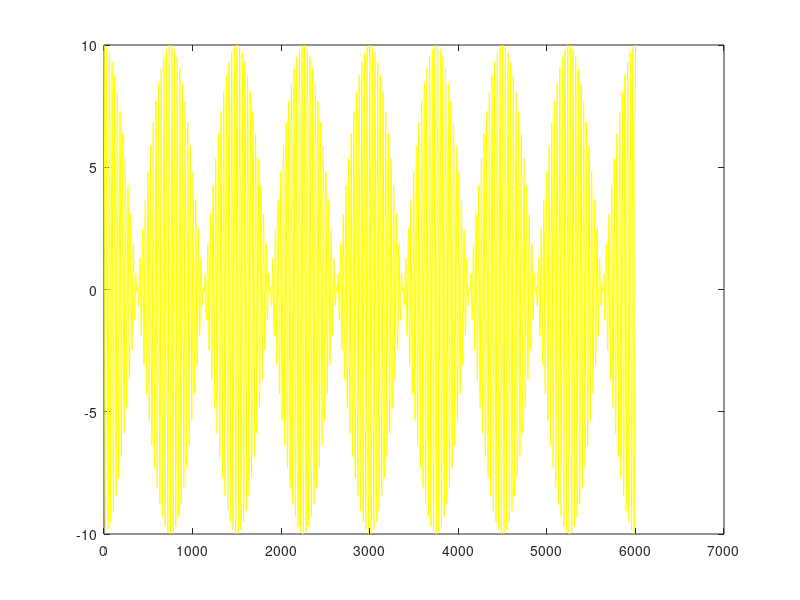

MATLAB code to generate this figure: (Note: this script raises an error after producing the figure.)
dt = 1/3000;
Ac = 10;
Am = 1;
t = -1:dt:1;

Fc = 100;
Fm = 2;

wc = 2*pi*Fc;
wm = 2*pi*Fm;

c = Ac*cos(wc*t);

m = Am*cos(wm*t);

%Ka = 0.5;

s = m.*c;

plot(s,'y');hold on;
plot(m,'g','LineWidth','2');
